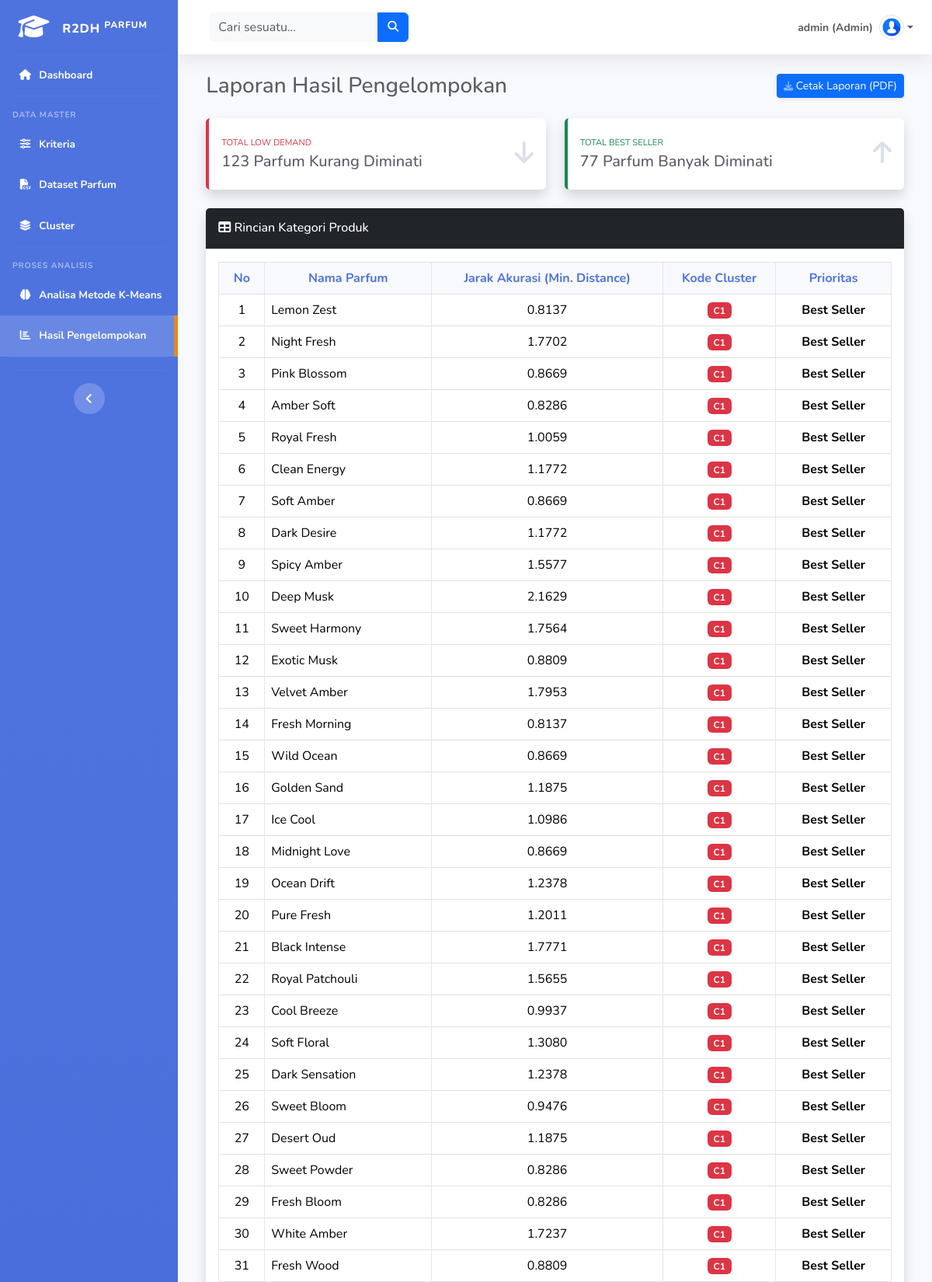
/public/laporan (signed in, upper part), run on the app's committed database.
### tables this page shows
CREATE TABLE `tbl_hasil` (
  `id_hasil` int(11) NOT NULL,
  `id_dataset` int(11) DEFAULT NULL,
  `id_cluster` int(11) DEFAULT NULL,
  `jarak_minimum` float DEFAULT NULL
);

CREATE TABLE `tbl_dataset` (
  `id_dataset` int(11) NOT NULL,
  `nama_dataset` varchar(100) NOT NULL,
  `harga_parfum` varchar(100) DEFAULT '-',
  `volume_penjualan` varchar(100) DEFAULT '-',
  `frekuensi_pembelian` varchar(100) DEFAULT '-',
  `jenis_aroma` varchar(100) DEFAULT '-',
  `rating_pelanggan` varchar(100) DEFAULT '-'
);

CREATE TABLE `tbl_cluster` (
  `id_cluster` int(11) NOT NULL,
  `kode_cluster` varchar(10) NOT NULL,
  `nama_cluster` varchar(100) NOT NULL,
  `id_dataset` int(11) NOT NULL
);

### app/core/Controller.php (called while the page is built, shortened)
<?php
class Controller {
    public function view ($view, $data = [])
    {
        require_once '../app/views/' . $view . '.php';
    }
    public function model ($model ){
        return new $model;
    }
}

### app/controllers/Laporan.php (called while the page is built, shortened)
<?php
class Laporan extends Controller {
    public function index()
    {
        $data['judul'] = 'Laporan Hasil Pengelompokan';
        $data['active'] = 'laporan';
        $data['laporan'] = $this->model('Hasil_model')->getAllHasilLaporan();
        $total_low_demand = 0;
        $total_best_seller = 0;
        foreach ($data['laporan'] as $row) {
            if ($row['kode_cluster'] == 'C1') {
                $total_low_demand++;
            } elseif ($row['kode_cluster'] == 'C2') {
                $total_best_seller++;
            }
        }
        $data['total_low_demand'] = $total_low_demand;
        $data['total_best_seller'] = $total_best_seller;
        $this->view('laporan/index', $data);
    }
}

### app/core/App.php (called while the page is built, shortened)
<?php
class App {
    protected $method = 'index';
    protected $params = [];
    public function __construct()
    {
            $this->controller =  new $this->controller;
            call_user_func_array([$this->controller, $this->method], $this->params);
    }
}

### public/index.php (called while the page is built, shortened)
<?php
$app = new App();

### app/core/Database.php (called while the page is built, shortened)
<?php
class Database {
    private $host = DB_HOST;
    private $user = DB_USER;
    private $pass = DB_PASS;
    private $dbname = DB_NAME;
    private $dbh;
    private $stmt;
    public function __construct()
    {
        $dsn = 'mysql:host=' . $this->host . ';dbname=' . $this->dbname;
        $option = array(
            PDO::ATTR_PERSISTENT => true,
            PDO::ATTR_ERRMODE => PDO::ERRMODE_EXCEPTION
        );
        try {
            $this->dbh = new PDO($dsn, $this->user, $this->pass, $option);
        } catch (PDOException $e) {
            die($e->getMessage());
        }
    }
    public function query($query)
    {
        $this->stmt = $this->dbh->prepare($query);
    }
    public function execute()
    {
        $this->stmt->execute();
    }
    public function resultSet()
    {
        $this->execute();
        return $this->stmt->fetchAll(PDO::FETCH_ASSOC);
    }
}

### app/models/Hasil_model.php (called while the page is built, shortened)
<?php
class Hasil_model {
    private $db;
    public function __construct() {
        $this->db = new Database();
    }
    public function getAllHasilLaporan() {
        $query = "SELECT tbl_hasil.*, tbl_dataset.nama_dataset, tbl_cluster.nama_cluster, tbl_cluster.kode_cluster
                  FROM tbl_hasil
                  JOIN tbl_dataset ON tbl_hasil.id_dataset = tbl_dataset.id_dataset
                  JOIN tbl_cluster ON tbl_hasil.id_cluster = tbl_cluster.id_cluster
                  ORDER BY tbl_cluster.kode_cluster ASC";
        $this->db->query($query);
        return $this->db->resultSet();
    }
}

### app/views/laporan/index.php (the view)
<div class="container-fluid mb-5">
    <div class="d-sm-flex align-items-center justify-content-between mb-4">
        <h1 class="h3 mb-0 text-gray-800"><?= $data['judul']; ?></h1>
        <a href="<?= BASEURL; ?>/laporan/cetak" target="_blank" class="d-none d-sm-inline-block btn btn-sm btn-primary shadow-sm">
            <i class="fas fa-download fa-sm text-white-50"></i> Cetak Laporan (PDF)
        </a>
    </div>
    <div class="row">
        <div class="col-xl-6 col-md-6 mb-4">
            <div class="card border-start border-danger border-4 shadow h-100 py-2">
                <div class="card-body">
                    <div class="row no-gutters align-items-center">
                        <div class="col mr-2">
                            <div class="text-xs font-weight-bold text-danger text-uppercase mb-1">
                                Total Low Demand
                            </div>
                            <div class="h5 mb-0 font-weight-bold text-gray-800">
                                <?= $data['total_low_demand']; ?> Parfum Kurang Diminati
                            </div>
                        </div>
                        <div class="col-auto">
                            <i class="fas fa-arrow-down fa-2x text-gray-300"></i>
                        </div>
                    </div>
                </div>
            </div>
        </div>
        <div class="col-xl-6 col-md-6 mb-4">
            <div class="card border-start border-success border-4 shadow h-100 py-2">
                <div class="card-body">
                    <div class="row no-gutters align-items-center">
                        <div class="col mr-2">
                            <div class="text-xs font-weight-bold text-success text-uppercase mb-1">
                                Total Best Seller
                            </div>
                            <div class="h5 mb-0 font-weight-bold text-gray-800">
                                <?= $data['total_best_seller']; ?> Parfum Banyak Diminati
                            </div>
                        </div>
                        <div class="col-auto">
                            <i class="fas fa-arrow-up fa-2x text-gray-300"></i>
                        </div>
                    </div>
                </div>
            </div>
        </div>
    </div>
    <div class="card shadow mb-4">
        <div class="card-header py-3 bg-dark text-white">
            <h6 class="m-0 font-weight-bold"><i class="fas fa-table"></i> Rincian Kategori Produk</h6>
        </div>
        <div class="card-body">
            <div class="table-responsive">
                <table class="table table-bordered table-hover" id="dataTable" width="100%" cellspacing="0">
                    <thead class="text-center text-primary bg-light">
                        <tr>
                            <th>No</th>
                            <th>Nama Parfum</th>
                            <th>Jarak Akurasi (Min. Distance)</th>
                            <th>Kode Cluster</th>
                            <th>Prioritas</th>
                        </tr>
                    </thead>
                    <tbody>
                        <?php if(empty($data['laporan'])) : ?>
                            <tr>
                                <td colspan="5" class="text-center">Tidak ada data yang tersedia pada tabel ini. Silakan lakukan perhitungan K-Means terlebih dahulu.</td>
                            </tr>
                        <?php else : ?>
                            <?php $no = 1; ?>
                            <?php foreach ($data['laporan'] as $row) : ?>
                                <tr>
                                    <td class="text-center"><?= $no++; ?></td>
                                    <td><?= $row['nama_dataset']; ?></td>
                                    <td class="text-center"><?= number_format($row['jarak_minimum'], 4); ?></td>
                                    <td class="text-center">
                                        <span class="badge <?= ($row['kode_cluster'] == 'C1') ? 'bg-danger' : 'bg-success'; ?>">
                                            <?= $row['kode_cluster']; ?>
                                        </span>
                                    </td>
                                    <td class="text-center">
                                        <strong><?= $row['nama_cluster']; ?></strong>
                                    </td>
                                </tr>
                            <?php endforeach; ?>
                        <?php endif; ?>
                    </tbody>
                </table>
            </div>
        </div>
    </div>
</div>

### public/css/style.css (style rules this page uses)
body { background-color: #f8f9fc; color: #5a5c69; font-family: 'Nunito', -apple-system, BlinkMacSystemFont, "Segoe UI", Roboto, "Helvetica Neue", Arial, sans-serif, "Apple Color Emoji", "Segoe UI Emoji", "Segoe UI Symbol", "Noto Color Emoji"; }
.card { border: none; border-radius: 0.35rem; box-shadow: 0 0.15rem 1.75rem 0 rgba(58, 59, 69, 0.15); }
.card .card-header { background-color: #f8f9fc; border-bottom: 1px solid #e3e6f0; font-weight: 700; }
.text-xs { font-size: .7rem; }
.text-gray-800 { color: #5a5c69 !important; }
.text-gray-300 { color: #dddfeb !important; }
.text-primary { color: #4e73df !important; }
.table-responsive { overflow-x: auto; }
.table-bordered th { background-color: #f8f9fc; color: #4e73df; font-weight: 700; text-align: center; }
.table-bordered td, .table-bordered th { border-color: #e3e6f0; vertical-align: middle; }

### data on the page
tbl_hasil: id_dataset.nama_dataset "Lemon Zest", jarak_minimum "0.8137", id_cluster.kode_cluster "C1", id_cluster.nama_cluster "Best Seller"
tbl_hasil: id_dataset.nama_dataset "Night Fresh", jarak_minimum "1.7702", id_cluster.kode_cluster "C1", id_cluster.nama_cluster "Best Seller"
tbl_hasil: id_dataset.nama_dataset "Pink Blossom", jarak_minimum "0.8669", id_cluster.kode_cluster "C1", id_cluster.nama_cluster "Best Seller"
tbl_hasil: id_dataset.nama_dataset "Amber Soft", jarak_minimum "0.8286", id_cluster.kode_cluster "C1", id_cluster.nama_cluster "Best Seller"
tbl_hasil: id_dataset.nama_dataset "Royal Fresh", jarak_minimum "1.0059", id_cluster.kode_cluster "C1", id_cluster.nama_cluster "Best Seller"
tbl_hasil: id_dataset.nama_dataset "Clean Energy", jarak_minimum "1.1772", id_cluster.kode_cluster "C1", id_cluster.nama_cluster "Best Seller"
tbl_hasil: id_dataset.nama_dataset "Soft Amber", jarak_minimum "0.8669", id_cluster.kode_cluster "C1", id_cluster.nama_cluster "Best Seller"
tbl_hasil: id_dataset.nama_dataset "Dark Desire", jarak_minimum "1.1772", id_cluster.kode_cluster "C1", id_cluster.nama_cluster "Best Seller"
tbl_hasil: id_dataset.nama_dataset "Spicy Amber", jarak_minimum "1.5577", id_cluster.kode_cluster "C1", id_cluster.nama_cluster "Best Seller"
tbl_hasil: id_dataset.nama_dataset "Deep Musk", jarak_minimum "2.1629", id_cluster.kode_cluster "C1", id_cluster.nama_cluster "Best Seller"
tbl_hasil: id_dataset.nama_dataset "Sweet Harmony", jarak_minimum "1.7564", id_cluster.kode_cluster "C1", id_cluster.nama_cluster "Best Seller"
tbl_hasil: id_dataset.nama_dataset "Exotic Musk", jarak_minimum "0.8809", id_cluster.kode_cluster "C1", id_cluster.nama_cluster "Best Seller"
tbl_hasil: id_dataset.nama_dataset "Velvet Amber", jarak_minimum "1.7953", id_cluster.kode_cluster "C1", id_cluster.nama_cluster "Best Seller"
tbl_hasil: id_dataset.nama_dataset "Fresh Morning", jarak_minimum "0.8137", id_cluster.kode_cluster "C1", id_cluster.nama_cluster "Best Seller"
tbl_hasil: id_dataset.nama_dataset "Wild Ocean", jarak_minimum "0.8669", id_cluster.kode_cluster "C1", id_cluster.nama_cluster "Best Seller"
tbl_hasil: id_dataset.nama_dataset "Golden Sand", jarak_minimum "1.1875", id_cluster.kode_cluster "C1", id_cluster.nama_cluster "Best Seller"
tbl_hasil: id_dataset.nama_dataset "Ice Cool", jarak_minimum "1.0986", id_cluster.kode_cluster "C1", id_cluster.nama_cluster "Best Seller"
tbl_hasil: id_dataset.nama_dataset "Midnight Love", jarak_minimum "0.8669", id_cluster.kode_cluster "C1", id_cluster.nama_cluster "Best Seller"
tbl_hasil: id_dataset.nama_dataset "Ocean Drift", jarak_minimum "1.2378", id_cluster.kode_cluster "C1", id_cluster.nama_cluster "Best Seller"
tbl_hasil: id_dataset.nama_dataset "Pure Fresh", jarak_minimum "1.2011", id_cluster.kode_cluster "C1", id_cluster.nama_cluster "Best Seller"
tbl_hasil: id_dataset.nama_dataset "Black Intense", jarak_minimum "1.7771", id_cluster.kode_cluster "C1", id_cluster.nama_cluster "Best Seller"
tbl_hasil: id_dataset.nama_dataset "Royal Patchouli", jarak_minimum "1.5655", id_cluster.kode_cluster "C1", id_cluster.nama_cluster "Best Seller"
tbl_hasil: id_dataset.nama_dataset "Cool Breeze", jarak_minimum "0.9937", id_cluster.kode_cluster "C1", id_cluster.nama_cluster "Best Seller"
tbl_hasil: id_dataset.nama_dataset "Soft Floral", jarak_minimum "1.3080", id_cluster.kode_cluster "C1", id_cluster.nama_cluster "Best Seller"
tbl_hasil: id_dataset.nama_dataset "Dark Sensation", jarak_minimum "1.2378", id_cluster.kode_cluster "C1", id_cluster.nama_cluster "Best Seller"
tbl_hasil: id_dataset.nama_dataset "Sweet Bloom", jarak_minimum "0.9476", id_cluster.kode_cluster "C1", id_cluster.nama_cluster "Best Seller"
tbl_hasil: id_dataset.nama_dataset "Desert Oud", jarak_minimum "1.1875", id_cluster.kode_cluster "C1", id_cluster.nama_cluster "Best Seller"
tbl_hasil: id_dataset.nama_dataset "Sweet Powder", jarak_minimum "0.8286", id_cluster.kode_cluster "C1", id_cluster.nama_cluster "Best Seller"
tbl_hasil: id_dataset.nama_dataset "Fresh Bloom", jarak_minimum "0.8286", id_cluster.kode_cluster "C1", id_cluster.nama_cluster "Best Seller"
tbl_hasil: id_dataset.nama_dataset "White Amber", jarak_minimum "1.7237", id_cluster.kode_cluster "C1", id_cluster.nama_cluster "Best Seller"
tbl_hasil: id_dataset.nama_dataset "Fresh Wood", jarak_minimum "0.8809", id_cluster.kode_cluster "C1", id_cluster.nama_cluster "Best Seller"

### other printed values
$_SESSION['username'] "admin"
$_SESSION['level'] "Admin"
$data['judul'] "Laporan Hasil Pengelompokan"
$data['total_low_demand'] "123"
$data['total_best_seller'] "77"
